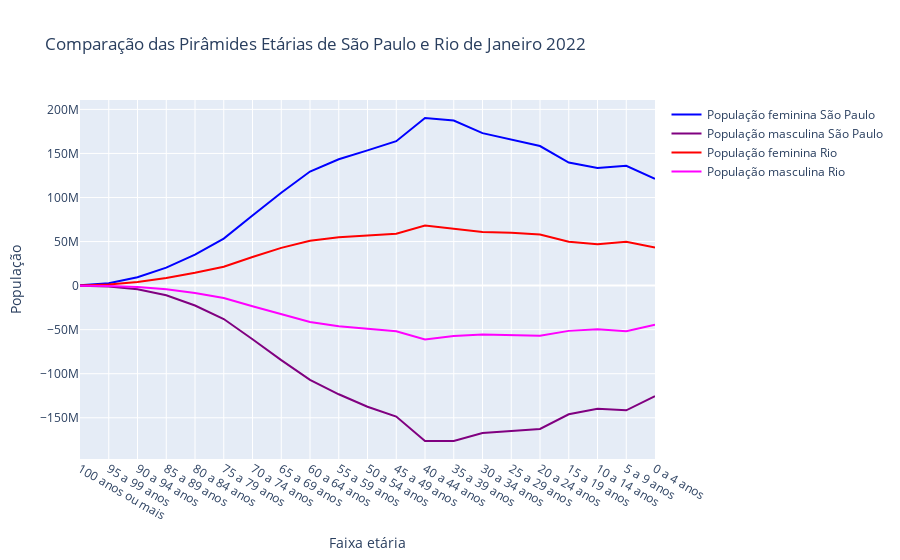

Notebook source saved alongside this figure:
### Code cell
fig = go.Figure()

# Adicionando linhas de população feminina e masculina para São Paulo e Rio de Janeiro
fig.add_trace(go.Scatter(x=idades, y=pop_feminina, mode='lines', name='População feminina São Paulo', line=dict(color='blue')))
fig.add_trace(go.Scatter(x=idades, y=pop_masculina, mode='lines', name='População masculina São Paulo', line=dict(color='purple')))
fig.add_trace(go.Scatter(x=idades, y=pop_feminina_rio, mode='lines', name='População feminina Rio', line=dict(color='red')))
fig.add_trace(go.Scatter(x=idades, y=pop_masculina_rio, mode='lines', name='População masculina Rio', line=dict(color='magenta')))

# Atualizando layout
fig.update_layout(title='Comparação das Pirâmides Etárias de São Paulo e Rio de Janeiro 2022',
                  xaxis_title='Faixa etária',
                  yaxis_title='População')

# Exibindo o gráfico interativo
fig.show()

### Figure 1 — Plotly figure (JSON) as saved in the notebook; plotly's stock layout.template omitted (floating-point values rounded to 4 significant figures)
{"data": [{"line": {"color": "blue"}, "mode": "lines", "name": "População feminina São Paulo", "type": "scatter", "x": ["100 anos ou mais", "95 a 99 anos", "90 a 94 anos", "85 a 89 anos", "80 a 84 anos", "75 a 79 anos", "70 a 74 anos", "65 a 69 anos", "60 a 64 anos", "55 a 59 anos", "50 a 54 anos", "45 a 49 anos", "40 a 44 anos", "35 a 39 anos", "30 a 34 anos", "25 a 29 anos", "20 a 24 anos", "15 a 19 anos", "10 a 14 anos", "5 a 9 anos", "0 a 4 anos"], "y": [395600, 2563500, 9390700, 20359500, 35159300, 53381000, 79549700, 105443700, 129494800, 143378000, 153493000, 163916400, 190285600, 187316500, 173052700, 165547300, 158409100, 139681600, 133498000, 136013000, 121157200]}, {"line": {"color": "purple"}, "mode": "lines", "name": "População masculina São Paulo", "type": "scatter", "x": ["100 anos ou mais", "95 a 99 anos", "90 a 94 anos", "85 a 89 anos", "80 a 84 anos", "75 a 79 anos", "70 a 74 anos", "65 a 69 anos", "60 a 64 anos", "55 a 59 anos", "50 a 54 anos", "45 a 49 anos", "40 a 44 anos", "35 a 39 anos", "30 a 34 anos", "25 a 29 anos", "20 a 24 anos", "15 a 19 anos", "10 a 14 anos", "5 a 9 anos", "0 a 4 anos"], "y": [-113900, -923700, -4190000, -11014400, -22625000, -37938700, -60845500, -84624400, -107043400, -123349700, -137511000, -148708100, -176449600, -176351400, -167273900, -165067000, -162674500, -146085300, -139723600, -141524700, -125599800]}, {"line": {"color": "red"}, "mode": "lines", "name": "População feminina Rio", "type": "scatter", "x": ["100 anos ou mais", "95 a 99 anos", "90 a 94 anos", "85 a 89 anos", "80 a 84 anos", "75 a 79 anos", "70 a 74 anos", "65 a 69 anos", "60 a 64 anos", "55 a 59 anos", "50 a 54 anos", "45 a 49 anos", "40 a 44 anos", "35 a 39 anos", "30 a 34 anos", "25 a 29 anos", "20 a 24 anos", "15 a 19 anos", "10 a 14 anos", "5 a 9 anos", "0 a 4 anos"], "y": [222500, 1214200, 4178900, 8652100, 14478300, 21342600, 32442000, 42808700, 50985100, 54876900, 56826400, 58905700, 68072800, 64132800, 60763000, 60036700, 57893400, 49803900, 47016900, 49829500, 43267500]}, {"line": {"color": "magenta"}, "mode": "lines", "name": "População masculina Rio", "type": "scatter", "x": ["100 anos ou mais", "95 a 99 anos", "90 a 94 anos", "85 a 89 anos", "80 a 84 anos", "75 a 79 anos", "70 a 74 anos", "65 a 69 anos", "60 a 64 anos", "55 a 59 anos", "50 a 54 anos", "45 a 49 anos", "40 a 44 anos", "35 a 39 anos", "30 a 34 anos", "25 a 29 anos", "20 a 24 anos", "15 a 19 anos", "10 a 14 anos", "5 a 9 anos", "0 a 4 anos"], "y": [-48700, -365800, -1619600, -4169200, -8459300, -14023000, -23521200, -32773000, -41258700, -46160600, -49448600, -51936500, -61231300, -57323600, -55470200, -56055900, -57007700, -51393900, -49446700, -51744600, -44309400]}], "layout": {"title": {"text": "Comparação das Pirâmides Etárias de São Paulo e Rio de Janeiro 2022"}, "xaxis": {"title": {"text": "Faixa etária"}}, "yaxis": {"title": {"text": "População"}}}}
